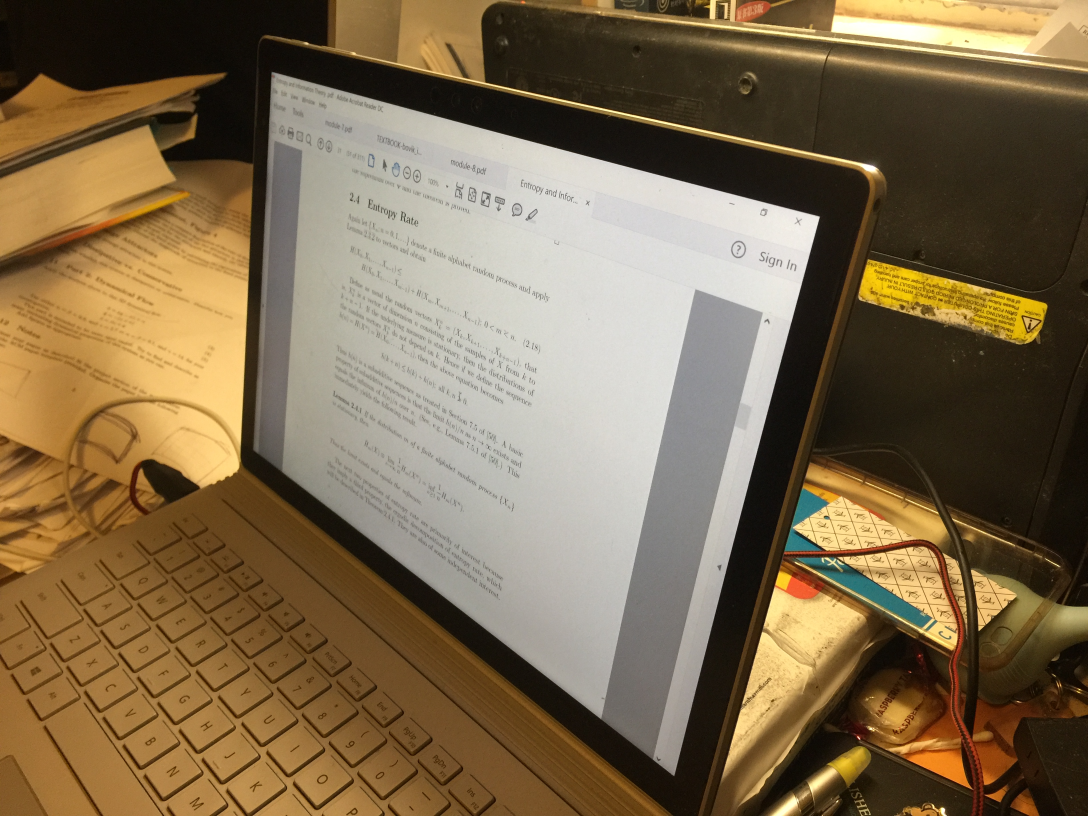
#> input picture pics/4.JPG, 3264 x 2448 px, found by its file name (shown at 1/3 size)
$ python testContour.py   (older library calls are emulated)
#> lines starting #> are read from the running program, lines starting #| are printed output that depends on the picture; after the words box and inside, x2 and y2 are one past the last pixel; in counts of white or black regions, pixels touching at a corner belong together
import numpy as np
import cv2

#draws the contours for better understanding

def average(img):
	w=img.shape[0]
	h=img.shape[1]

	s=sum(sum(img))
	s=s/(w*h)
	return s

def showScaledImage(windowname,image):
	cv2.namedWindow(windowname,cv2.WINDOW_NORMAL)
	cv2.imshow(windowname,image)
	cv2.resizeWindow(windowname, 1200,800)

image = cv2.imread("pics\\4.jpg")
#> image is the input picture: shape (2448, 3264, 3); mean B, G, R 78, 107, 126.4

orig = image.copy()


gray = cv2.cvtColor(image, cv2.COLOR_BGR2GRAY)

gray = cv2.GaussianBlur(gray, (5, 5), 0)
laplacian = cv2.Laplacian(gray,cv2.CV_64F)
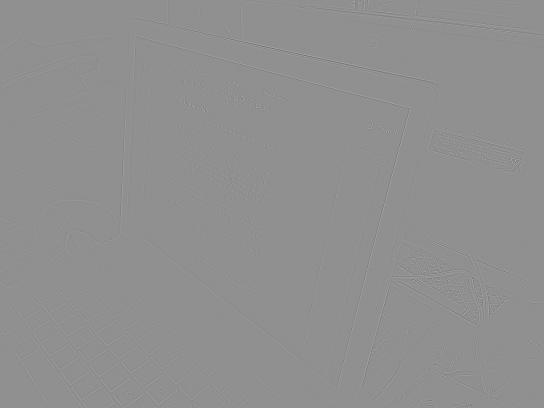
#> laplacian: shape (2448, 3264) float64 (shown at 1/6 size); min -78, max 60, mean 0; drawn with min black and max white
av=average(gray)
#> in average, `s=sum(sum(img))`: s = 417132
#> in average, `s=s/(w*h)`: s = 0.0522
#> av = 0.0522
ret,th1 = cv2.threshold(gray,av/2,255,cv2.THRESH_TOZERO)
#> ret = 0
showScaledImage("1",laplacian)
#> in showScaledImage, `cv2.imshow(windowname,image)`:
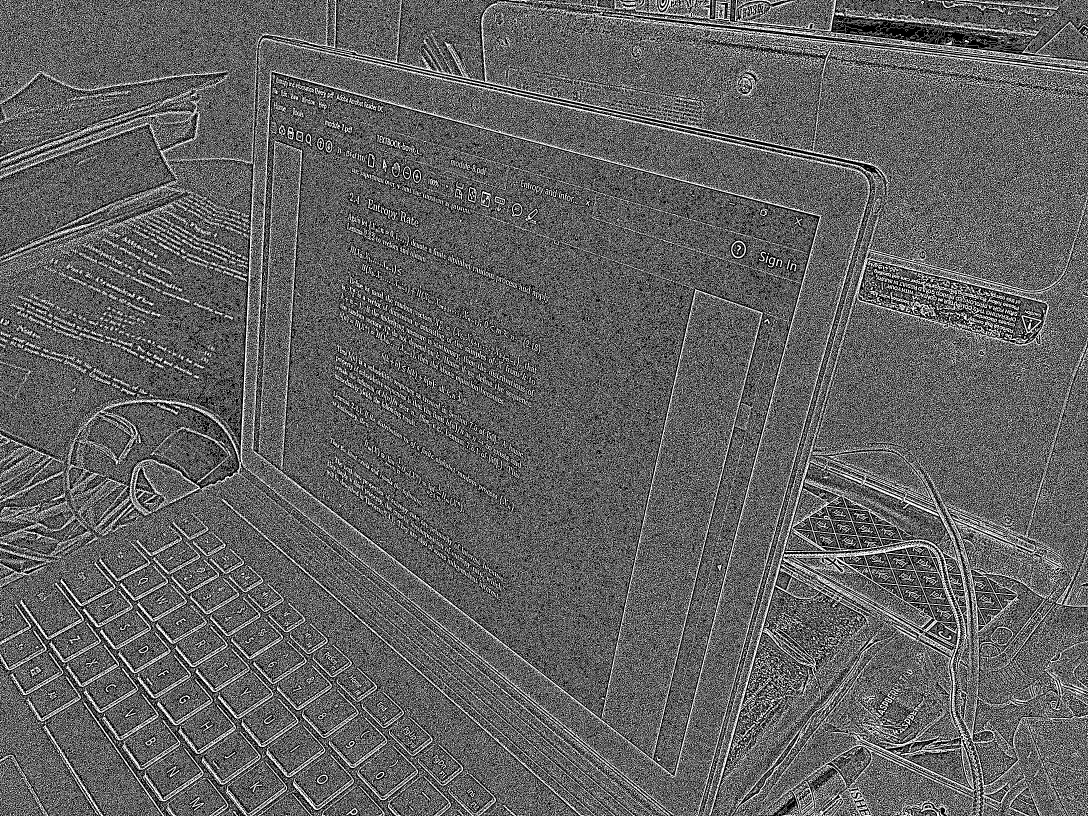
#> window '1': shape (2448, 3264) (shown at 1/3 size); 38.3% white in thin lines or dots
#gray=cv2.equalizeHist(gray)
laplacian=np.uint8(laplacian)
edged = cv2.Canny(gray, 10, 200)
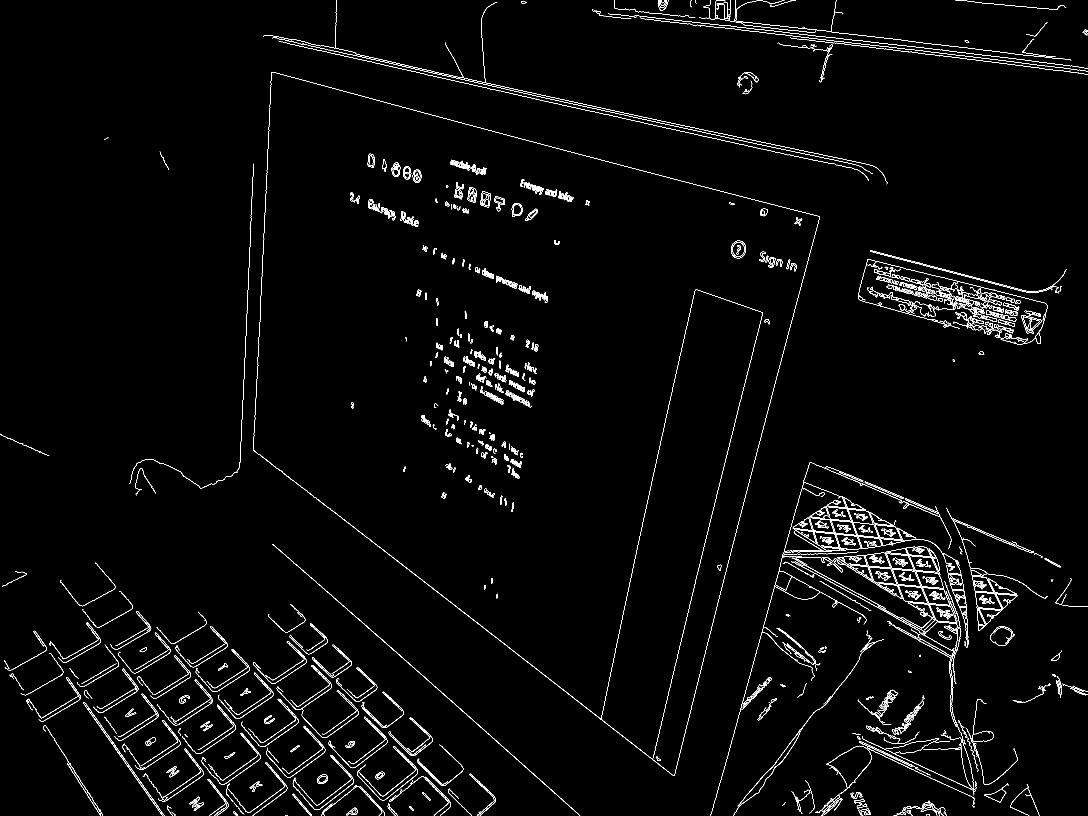
#> edged: shape (2448, 3264) (shown at 1/3 size); 1.6% white in thin lines or dots


_,cnts, _ = cv2.findContours(edged.copy(), 1, 1)
#> cnts = 1437 contours, 558 with area under 20; largest, box (x1, y1, x2, y2) and area: (2378, 1489, 2826, 1658) 11614, (2656, 1645, 2783, 1834) 10234, (2748, 1714, 2851, 1816) 6068, (2633, 1813, 2923, 2368) 3234, (1071, 2238, 1254, 2401) 3189

cnts = sorted(cnts, key = cv2.contourArea, reverse = True)[:3]
#> cnts = 3 contours; box (x1, y1, x2, y2) and area: (2378, 1489, 2826, 1658) 11614, (2656, 1645, 2783, 1834) 10234, (2748, 1714, 2851, 1816) 6068
i=0
showScaledImage("edges",edged)
for c in cnts:
	print(c.shape)
	temp=image.copy()
	cv2.drawContours(temp,cnts[i],-1,(0,255,0),20)
	showScaledImage("image"+str(i),temp)
	i=i+1
#> this loop made 3 passes
#| (4319, 1, 2)
#| (540, 1, 2)
#| (323, 1, 2)
#> pass 2, in showScaledImage (call 4), `cv2.imshow(windowname,image)`:
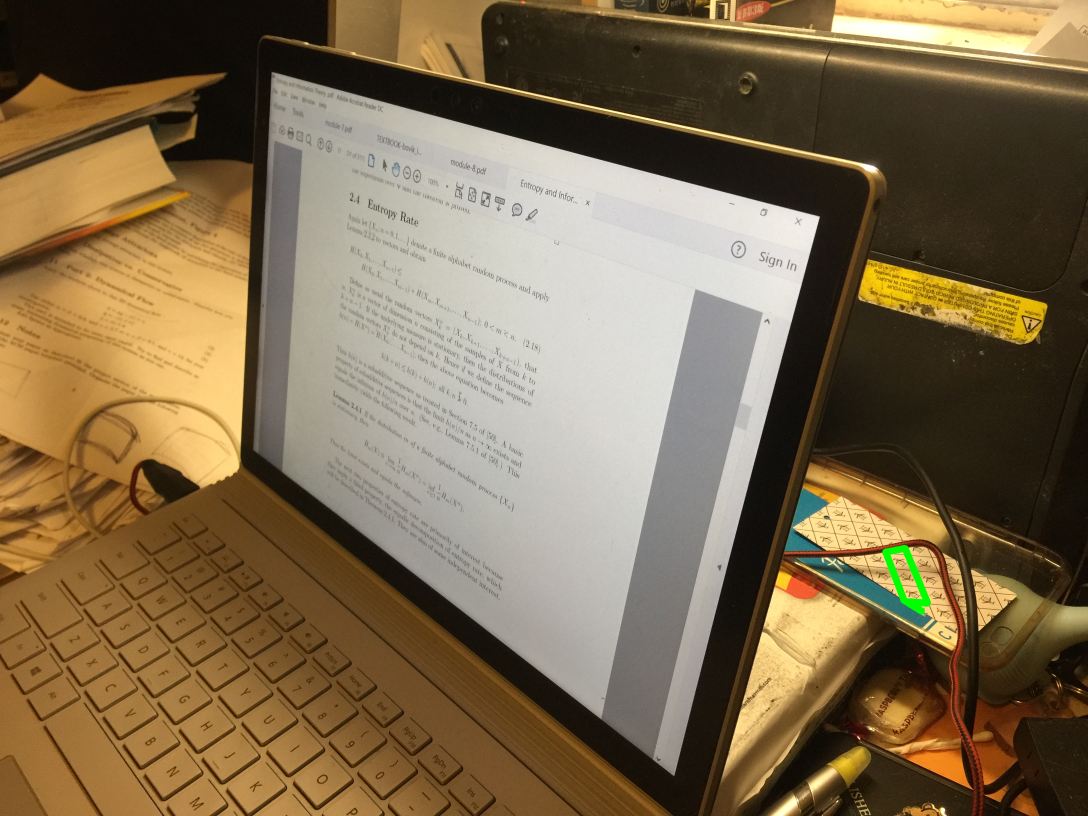
#> window 'image1': shape (2448, 3264, 3) (shown at 1/3 size); mean B, G, R 77.8, 107.1, 126.1
#> after the loop, i = 3
cv2.waitKey(0)

$ run again, with pics/1.JPG copied over pics/4.JPG
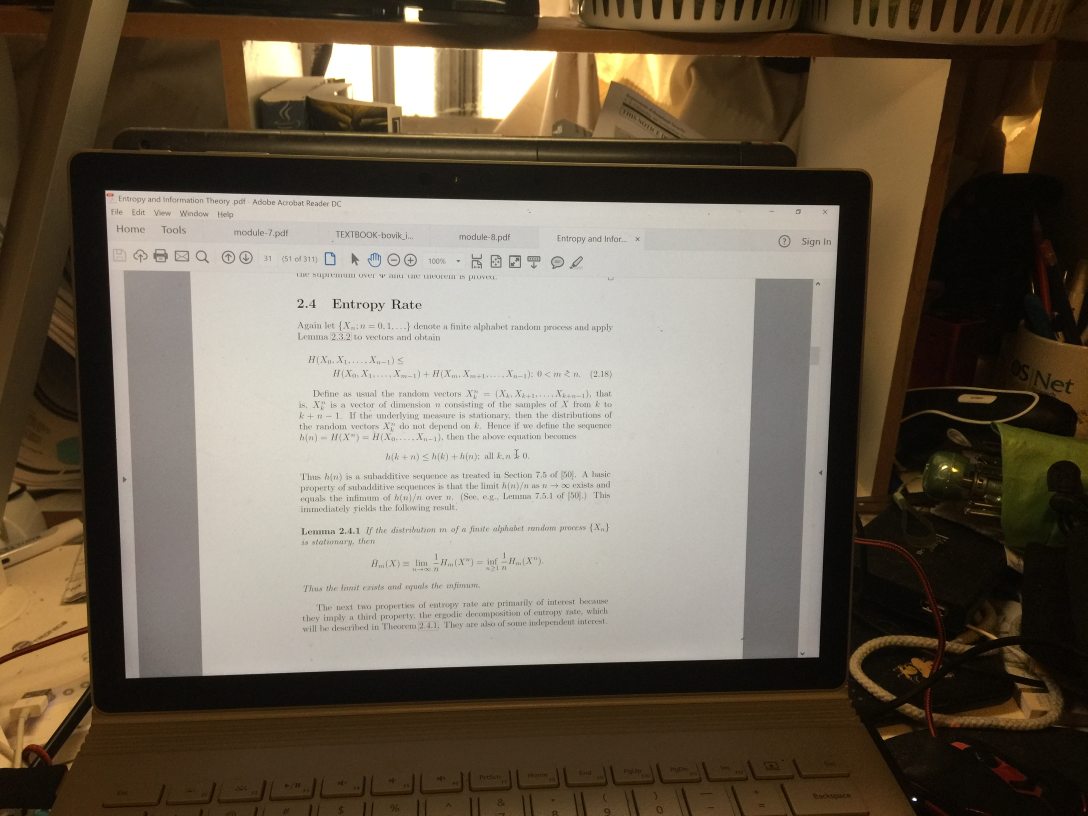
#> input picture pics/1.JPG, 3264 x 2448 px, found by its file name (shown at 1/3 size)
#> image is the input picture: shape (2448, 3264, 3); mean B, G, R 83.5, 99, 110
#> in average, `s=sum(sum(img))`: s = 429027
#> in average, `s=s/(w*h)`: s = 0.0537
#> ret = 0
#> in showScaledImage, `cv2.imshow(windowname,image)`:
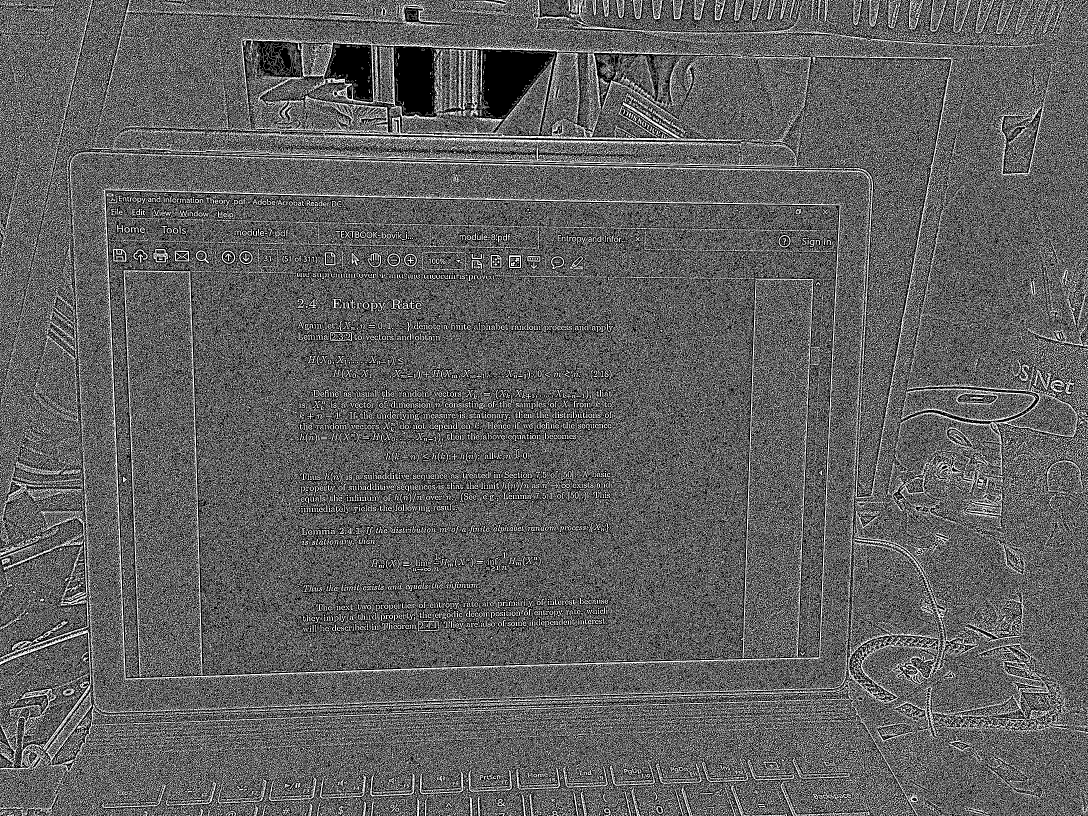
#> window '1': shape (2448, 3264) (shown at 1/3 size); 37.7% white in thin lines or dots
#> edged: shape (2448, 3264); 1.5% white in thin lines or dots
#> `_,cnts, _ = cv2.findContours(edged.copy(), 1, 1)`: cnts = 3818 contours, 1317 with area under 20; largest, box (x1, y1, x2, y2) and area: (315, 571, 2519, 2036) 3004302, (315, 571, 2519, 2036) 3004296, (2872, 1182, 2991, 1211) 2584, (2872, 1182, 2991, 1211) 2552, (2840, 1285, 2916, 1341) 2118
#> `cnts = sorted(cnts, key = cv2.contourArea, reverse = True)[:3]`: cnts = 3 contours; box (x1, y1, x2, y2) and area: (315, 571, 2519, 2036) 3004302, (315, 571, 2519, 2036) 3004296, (2872, 1182, 2991, 1211) 2584
#> the loop `for c in cnts:` made 3 passes
#| (7099, 1, 2)
#| (7095, 1, 2)
#| (247, 1, 2)
#> pass 1, in showScaledImage (call 3), `cv2.imshow(windowname,image)`:
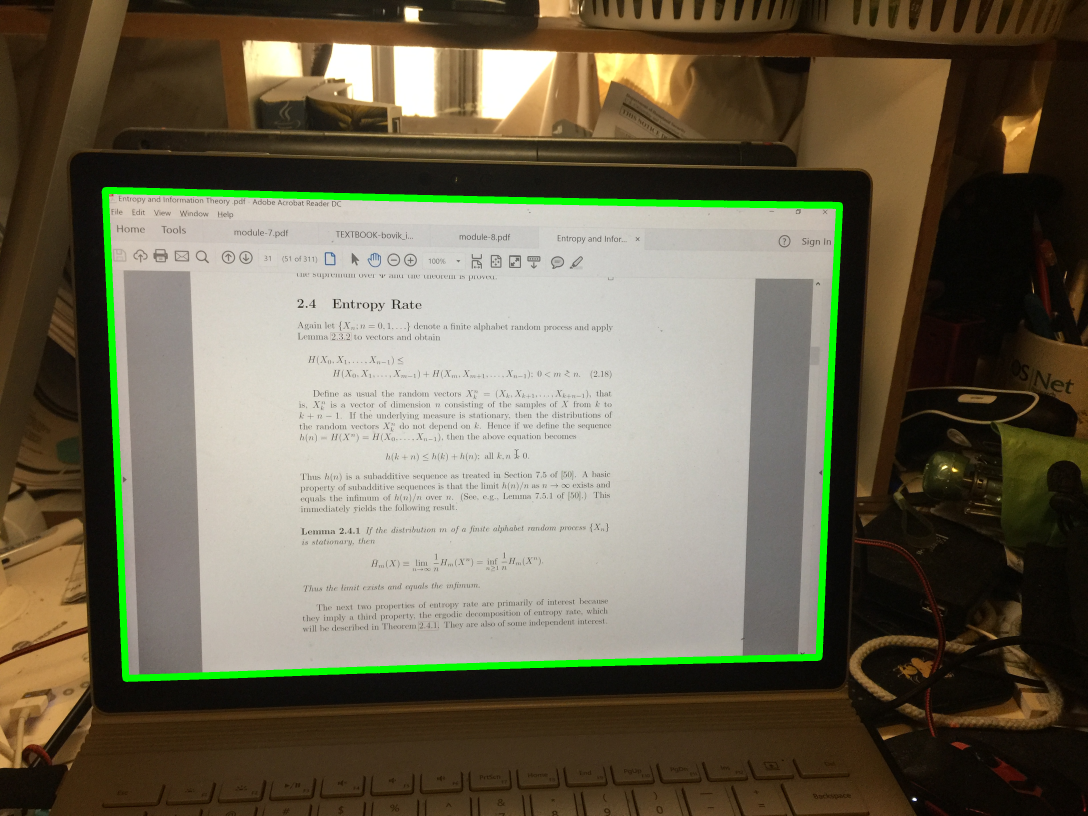
#> window 'image0': shape (2448, 3264, 3) (shown at 1/3 size); mean B, G, R 81.8, 101.9, 108.2
#> after the loop `for c in cnts:`: i = 3

$ run again, with pics/10.JPG copied over pics/4.JPG
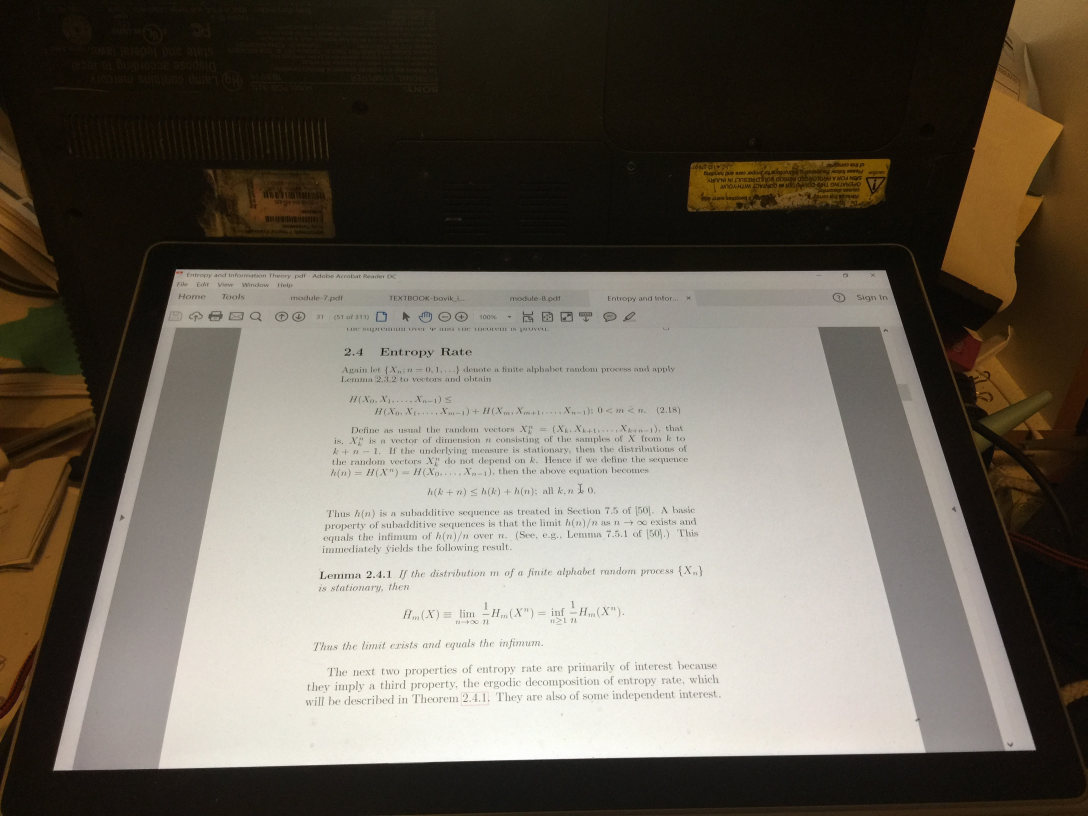
#> input picture pics/10.JPG, 3264 x 2448 px, found by its file name (shown at 1/3 size)
#> image is the input picture: shape (2448, 3264, 3); mean B, G, R 90.5, 101, 108
#> in average, `s=sum(sum(img))`: s = 413350
#> in average, `s=s/(w*h)`: s = 0.0517
#> ret = 0
#> in showScaledImage, `cv2.imshow(windowname,image)`:
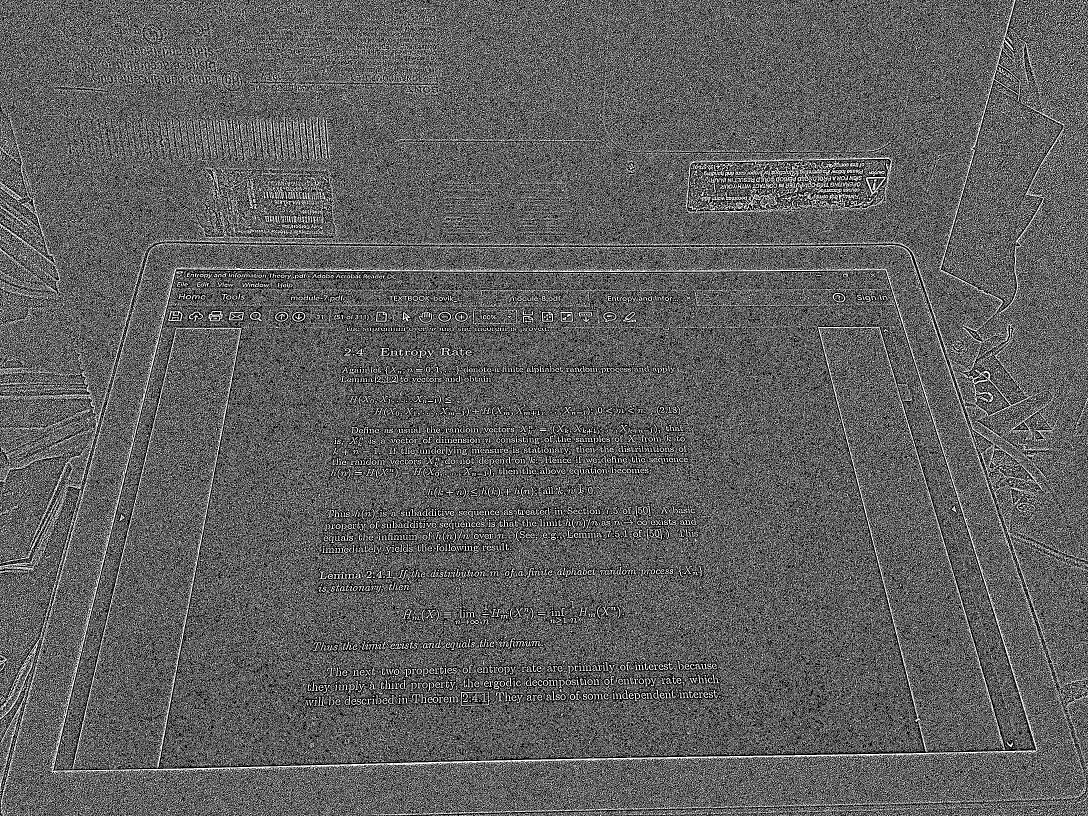
#> window '1': shape (2448, 3264) (shown at 1/3 size); 37.5% white in thin lines or dots
#> edged: shape (2448, 3264); 1.3% white in thin lines or dots
#> `_,cnts, _ = cv2.findContours(edged.copy(), 1, 1)`: cnts = 3748 contours, 1358 with area under 20; largest, box (x1, y1, x2, y2) and area: (160, 807, 3108, 2312) 3731456, (160, 807, 3108, 2312) 3731427, (625, 932, 669, 965) 1074, (1681, 935, 1719, 966) 1064, (1681, 935, 1719, 966) 1058
#> `cnts = sorted(cnts, key = cv2.contourArea, reverse = True)[:3]`: cnts = 3 contours; box (x1, y1, x2, y2) and area: (160, 807, 3108, 2312) 3731456, (160, 807, 3108, 2312) 3731427, (625, 932, 669, 965) 1074
#> the loop `for c in cnts:` made 3 passes
#| (8021, 1, 2)
#| (8016, 1, 2)
#| (121, 1, 2)
#> pass 1, in showScaledImage (call 3), `cv2.imshow(windowname,image)`:
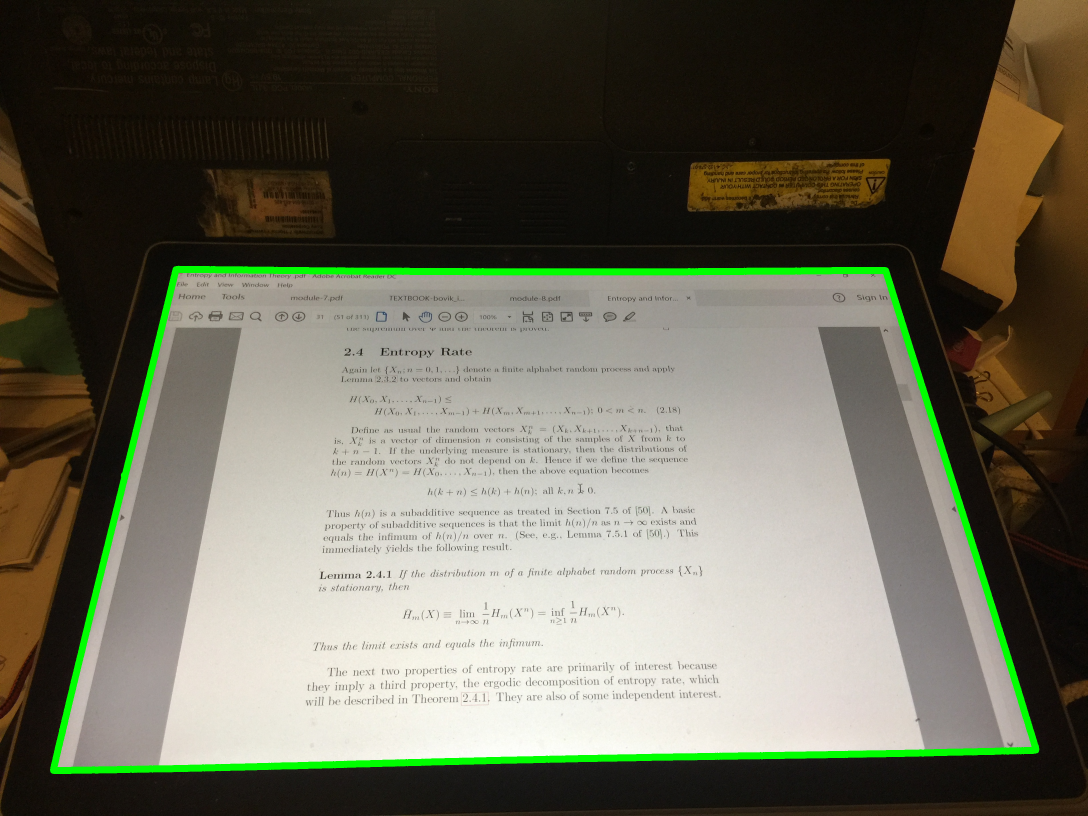
#> window 'image0': shape (2448, 3264, 3) (shown at 1/3 size); mean B, G, R 88.5, 104.3, 105.8
#> after the loop `for c in cnts:`: i = 3
